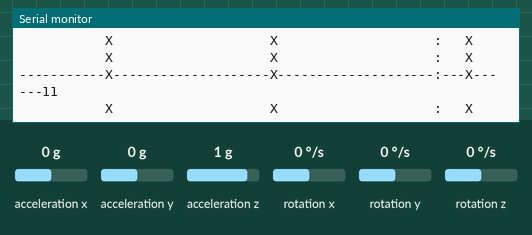
A sketch run on a simulated Arduino Uno, built with avr-gcc and run on an emulated ATmega328P. Parts: the last lines printed to the serial monitor. The test bench sets the inputs (shaded band); at power-on: acceleration x 0 g, acceleration y 0 g, acceleration z 1 g, rotation x 0 °/s, rotation y 0 °/s, rotation z 0 °/s.

Above: at 1.2 s.
1.3 s: acceleration x set to -1.4 g
At 2.1 s:
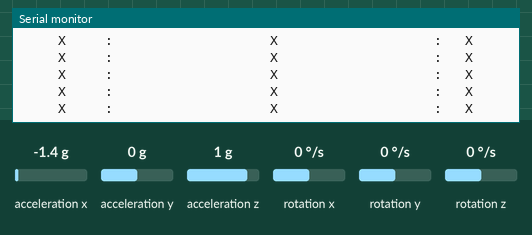
2.8 s: acceleration y set to -1.4 g
At 3.7 s:
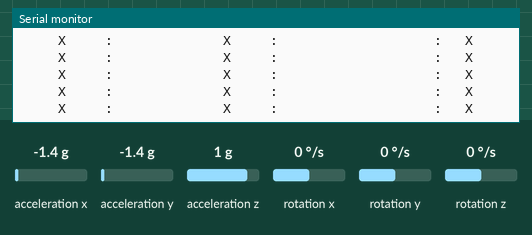
4.3 s: acceleration z set to -1.4 g
At 5.4 s:
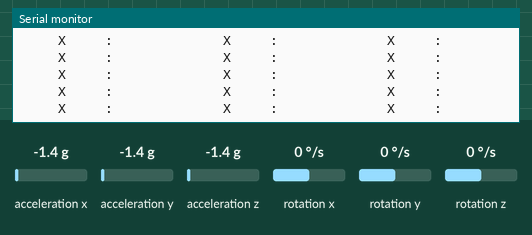
5.9 s: rotation x set to -192 °/s
At 6.9 s:
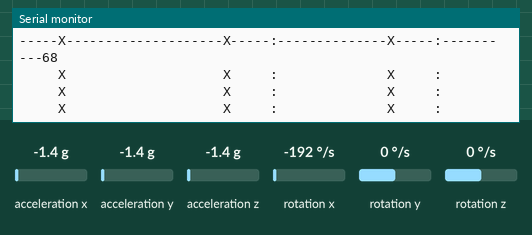
7.6 s: rotation y set to -192 °/s
At 8.7 s:
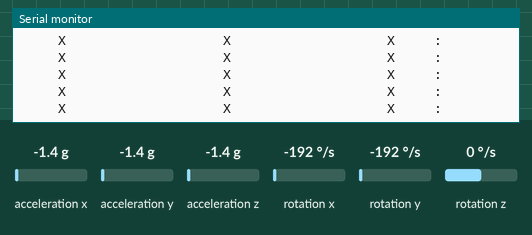
9.2 s: rotation z set to -192 °/s
At 10.2 s:
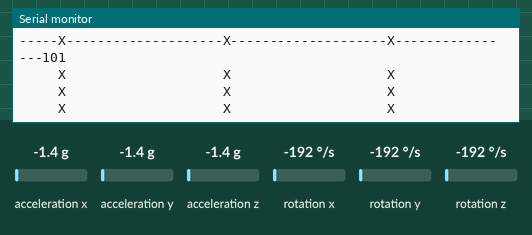
Timing chart, 0 to 11.9 s (numbered marks = the images above; inputs shaded):
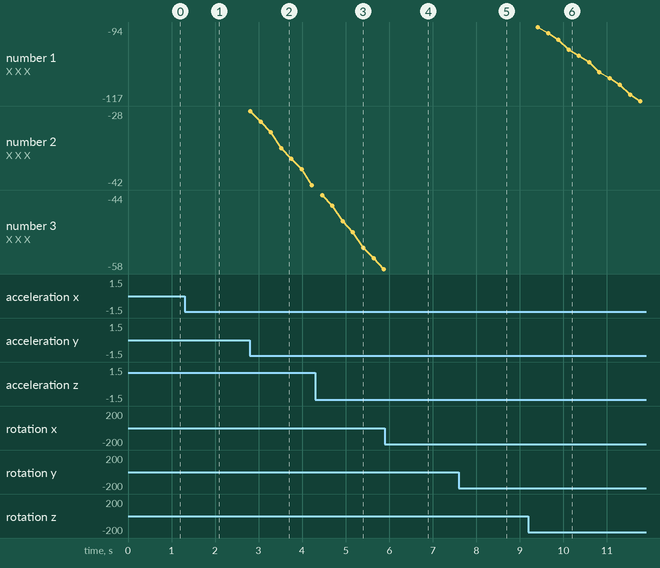

Measured:
- after the input at 1.3 s, the serial monitor: prints a new line at once (image 1)
- after the input at 2.8 s, the serial monitor: prints a new line at once (image 2)
- after the input at 4.3 s, the serial monitor: prints a new line at once (image 3)
- after the input at 5.9 s, the serial monitor: prints a new line at once (image 4)
- after the input at 7.6 s, the serial monitor: prints a new line at once (image 5)
- after the input at 9.2 s, the serial monitor: prints a new line at once (image 6)

The sketch:

ascii_graph.ino
```cpp
/*
 *  Here is a sketch that "graphs" the accelerometer and gyroscope data coming from
 *  the Pololu L3G and LSM303 libraries--by rapidly outputting graphically-arranged
 *  strings to the Arduino serial monitor. It's much easier than strings of numbers
 *  to look at and tell whether your sensors are working properly.
 */

#include <Wire.h>
#include <String.h>
#include <L3G.h>
#include <LSM303.h>

LSM303 compass;
L3G gyro;

void setup() {
  Serial.begin(115200);
  Wire.begin();
  if (!gyro.init())
  {
    Serial.println("Failed to autodetect gyro type!");
    while (1);
  }
  if (!compass.init())
  {
    Serial.println("Failed to initialize compass!");
    while (1);
  }
  gyro.enableDefault();
  compass.enableDefault();
}

void loop() {
  static int barcounter = 0;
  String spacestring = "                                                                ";
  String barstring = "----------------------------------------------------------------";
  String outstring;

  barcounter++;
  if(barcounter==10){
    barcounter=0;
    outstring=barstring;
    outstring += millis()/100;
  }
  else outstring=spacestring;

  gyro.read();
  compass.read();

  //gyro axes are drawn with thin lines, accelerometer are drawn with thick lines
  outstring.setCharAt(11+((int)gyro.g.x)/3277, ':');
  outstring.setCharAt(11+((int)compass.a.x)/3277, 'X');
  outstring.setCharAt(32+((int)gyro.g.y)/3277, ':');
  outstring.setCharAt(32+((int)compass.a.y)/3277, 'X');
  outstring.setCharAt(53+((int)gyro.g.z)/3277, ':');
  outstring.setCharAt(53+((int)compass.a.z)/3277, 'X');
  Serial.println(outstring);

  delay(20);
}
```
